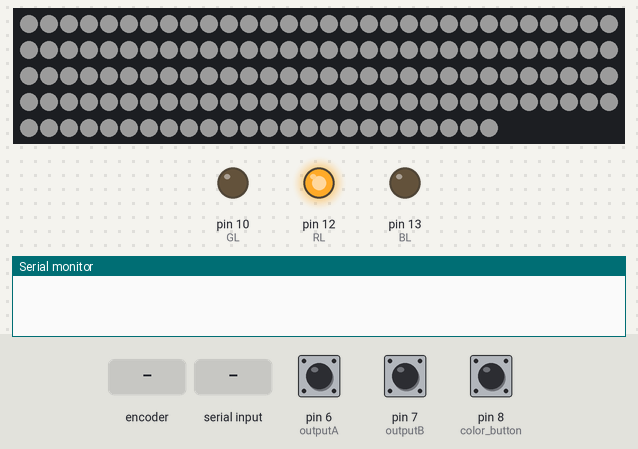
A sketch run on a simulated Arduino Uno, built with avr-gcc and run on an emulated ATmega328P. On the bench: 144 RGB LEDs in strip order, left to right, continuing on the next row, output pins drawn as LEDs (lit = HIGH), the last lines printed to the serial monitor. Dashed ring = blinking. Inputs (shaded band) come from the test bench; at power-on: pin 8 (color_button) HIGH, pin 6 (outputA) HIGH, pin 7 (outputB) HIGH. Dim RGB values are drawn brighter than linear; pins used as bus, display or sensor lines are not drawn.

Above: at 4.0 s.
5.4 s: rotary encoder on pin 6 (outputA) / pin 7 (outputB) turned 3 steps (first pin leading)
At 7.1 s:
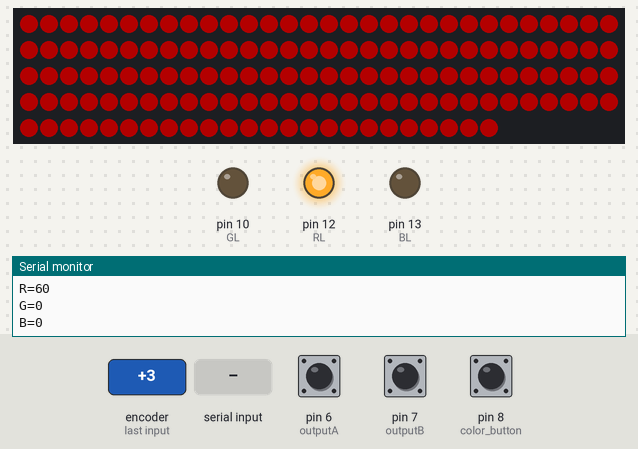
7.5 s: pin 8 (color_button) pulled LOW for 3.2 s
At 11.6 s:
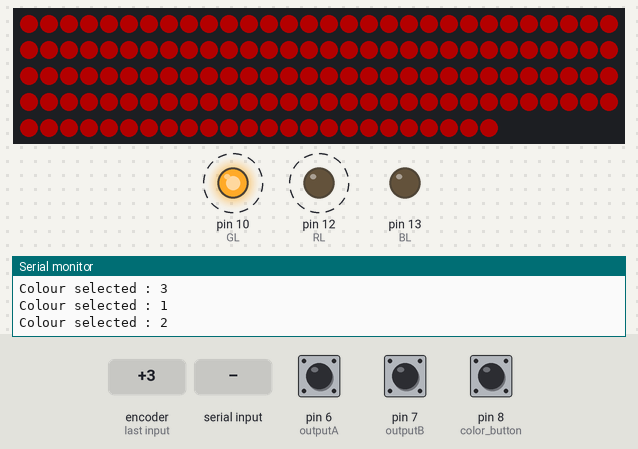
12.2 s: rotary encoder on pin 6 (outputA) / pin 7 (outputB) turned 3 steps (first pin leading)
At 13.5 s:
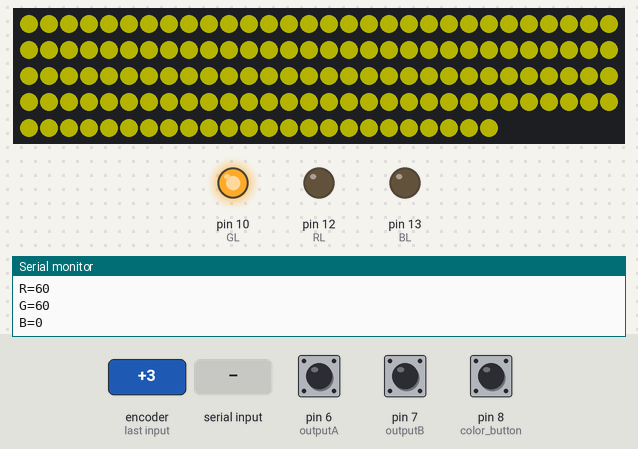
14.3 s: rotary encoder on pin 6 (outputA) / pin 7 (outputB) turned 1 step (first pin leading)
16.0 s: rotary encoder on pin 6 (outputA) / pin 7 (outputB) turned 3 steps (first pin leading)
At 17.5 s:
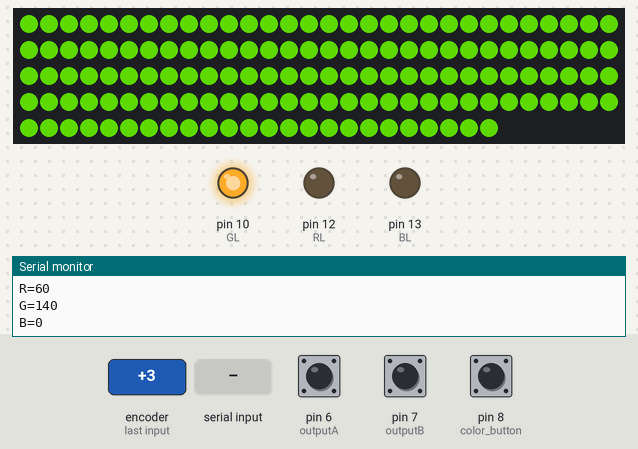
18.1 s: ")" received over the second serial link
At 19.6 s:
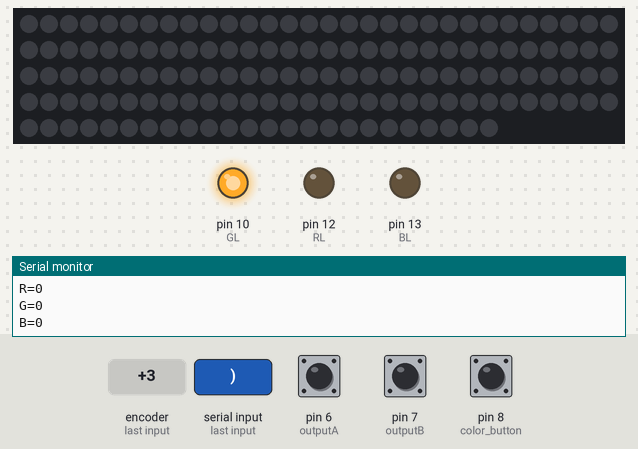
Timing chart, 0 to 20.6 s (numbered marks = the images above; inputs shaded):
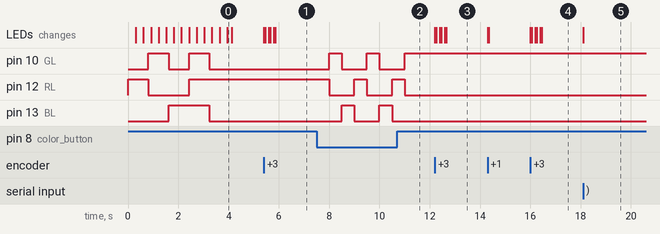

The sketch:

COlo025.ino
```cpp
#include <SoftwareSerial.h>
#include <WS2812.h>

SoftwareSerial mySerial(5, 4); //Define PIN11 & PIN12 as RX and TX pins


WS2812 LED(144); // 1 LED
#define NUM_LEDS 144
cRGB value;

#define outputA 6
#define outputB 7
#define color_button 8
 #define RL 12
 #define GL 10
 #define BL 13

 int aState;
 int aLastState;
 int color_s = 1;

 int redInt =0;
 int greenInt = 0;
 int blueInt = 0;

String RGB = "";
String RGB_Previous = "255.255.255";
String ON = "ON";
String OFF = "OFF";
boolean RGB_Completed = false;
boolean chng = false;


void setup() {
LED.setOutput(11);
  Serial.begin(9600);
  mySerial.begin(9600);
  RGB.reserve(30);
  pinMode(color_button, INPUT_PULLUP);

   pinMode (outputA,INPUT);
   pinMode (outputB,INPUT);

   aLastState = digitalRead(outputA);

  pinMode(4, OUTPUT);

  pinMode(RL, OUTPUT);
  pinMode(BL, OUTPUT);
  pinMode(GL, OUTPUT);
  digitalWrite(RL,HIGH);
  digitalWrite(BL,LOW);
  digitalWrite(GL,LOW);
  digitalWrite(4,HIGH);

  digitalWrite(RL,HIGH);
  value.b = 0; value.g = 0; value.r = 125;
  for (int whiteLed = NUM_LEDS; whiteLed > -1; whiteLed = whiteLed - 1)
  {
  LED.set_crgb_at(whiteLed, value); // Set value at LED found at index 0
  LED.sync();
  delay(1);
  }
  digitalWrite(RL,LOW);

  digitalWrite(GL,HIGH);
  value.b = 0; value.g = 125; value.r = 0;
  for (int whiteLed = 0; whiteLed < NUM_LEDS; whiteLed = whiteLed + 1) {
    LED.set_crgb_at(whiteLed, value); // Set value at LED found at index 0
    LED.sync();
    delay(1);
  }
  digitalWrite(GL,LOW);

  digitalWrite(BL,HIGH);
  value.b = 125; value.g = 0; value.r = 0;
  for (int whiteLed = NUM_LEDS; whiteLed > -1; whiteLed = whiteLed - 1) {
   LED.set_crgb_at(whiteLed, value); // Set value at LED found at index 0
   LED.sync();
   delay(1);
  }
  digitalWrite(BL,LOW);


  digitalWrite(RL,HIGH);
  digitalWrite(GL,HIGH);
  digitalWrite(BL,HIGH);
  value.b = 125; value.g = 125; value.r = 125;
  for (int whiteLed = 0; whiteLed < 144; whiteLed = whiteLed + 1) {
    LED.set_crgb_at(whiteLed, value); // Set value at LED found at index 0
    LED.sync();
    delay(1);
  }
  digitalWrite(RL,HIGH);
  digitalWrite(GL,LOW);
  digitalWrite(BL,LOW);


  for (int i = 125; i > -1; i = i - 1)
  {
    value.b = i; value.g = i; value.r = i;
    for (int whiteLed = 0; whiteLed < 144; whiteLed = whiteLed + 1)
    {
    LED.set_crgb_at(whiteLed, value); // Set value at LED found at index 0
    }
  LED.sync();
  delay(2);

}
}

void loop() {
   if(!digitalRead(color_button))
   {
    delay(500);
    Serial.print("Colour selected : ");
    color_s++;
    if(color_s>3)
    color_s=1;
    Serial.println(color_s);
    if(color_s==1)
    {
    digitalWrite(RL,HIGH);
    digitalWrite(BL,LOW);
    digitalWrite(GL,LOW);
    }
   if(color_s==2)
    {
    digitalWrite(RL,LOW);
    digitalWrite(BL,LOW);
    digitalWrite(GL,HIGH);
    }
    if(color_s==3)
    {
    digitalWrite(RL,LOW);
    digitalWrite(BL,HIGH);
    digitalWrite(GL,LOW);
    }
   }

aState = digitalRead(outputA); // Reads the "current" state of the outputA
   // If the previous and the current state of the outputA are different, that means a Pulse has occured
   if (aState != aLastState){
     int Rcounter = redInt;
     int Gcounter = greenInt;
     int Bcounter = blueInt;
     // If the outputB state is different to the outputA state, that means the encoder is rotating clockwise
     if (digitalRead(outputB) != aState) {
      if(color_s==1)
      { Rcounter= Rcounter+10;
       Rcounter = constrain(Rcounter, 0, 255);}
        if(color_s==2)
      { Gcounter= Gcounter+10;
       Gcounter = constrain(Gcounter, 0, 255);}
        if(color_s==3)
      { Bcounter= Bcounter+10;
       Bcounter = constrain(Bcounter, 0, 255);}
     } else {
         if(color_s==1)
      { Rcounter= Rcounter-10;
       Rcounter = constrain(Rcounter, 0, 255);}
        if(color_s==2)
      { Gcounter= Gcounter-10;
       Gcounter = constrain(Gcounter, 0, 255);}
        if(color_s==3)
      { Bcounter= Bcounter-10;
       Bcounter = constrain(Bcounter, 0, 255);}
     }
     Serial.print("Position: ");
     Serial.print(Rcounter);
     Serial.print(" : ");
     Serial.print(Gcounter);
     Serial.print(" : ");
     Serial.println(Bcounter);
     redInt = Rcounter;
     greenInt = Gcounter;
     blueInt = Bcounter;
     setColor(redInt, greenInt, blueInt);

   }
   aLastState = aState;


  while(mySerial.available() || (chng == 1))
  {
    char ReadChar = (char)mySerial.read();

    if(ReadChar == ')'){
      RGB_Completed = true;
    }else{
       RGB += ReadChar;
    }
  }

  if(RGB_Completed){

      Serial.print("RGB:");
      Serial.print(RGB);
      Serial.print("     PreRGB:");
      Serial.println(RGB_Previous);

      if(RGB==ON){
          RGB = RGB_Previous;
          Light_RGB_LED();
      }else if(RGB==OFF){
          RGB = "0.0.0";
          Light_RGB_LED();
      }else{
          Light_RGB_LED();
          RGB_Previous = RGB;
      }
      RGB = "";
      RGB_Completed = false;
  }
}

void Light_RGB_LED(){

  int SP1 = RGB.indexOf(' ');
  int SP2 = RGB.indexOf(' ', SP1+1);
  int SP3 = RGB.indexOf(' ', SP2+1);
  String R = RGB.substring(0, SP1);
  String G = RGB.substring(SP1+1, SP2);
  String B = RGB.substring(SP2+1, SP3);


  setColor(R.toInt(),G.toInt(),B.toInt());
}

void setColor(int red, int green, int blue)
{ Serial.print("R=");
  Serial.println(red);
  Serial.print("G=");
  Serial.println(green);
  Serial.print("B=");
  Serial.println(blue);

  value.b = blue; value.g = green; value.r = red;
  for (int whiteLed = 0; whiteLed < 144; whiteLed = whiteLed + 1)
  {
    LED.set_crgb_at(whiteLed, value); // Set value at LED found at index
  }
  LED.sync();

}
```

Measured:
- after the input at 5.4 s, the LEDs: first change at once (image 1 shows a later state)
- after the input at 7.5 s, pin 10 (GL), pin 12 (RL): alternates HIGH for 0.50 s and LOW for 1.0 s, starting after 0.50 s; pin 13 (BL): alternates HIGH for 0.50 s and LOW for 1.0 s, starting after 1.0 s
- after the input at 12.2 s, the LEDs: first change at once (image 3 shows a later state)
- after the input at 16.0 s, the LEDs: first change at once (image 4 shows a later state)
- after the input at 18.1 s, the LEDs: change at once (image 5)
